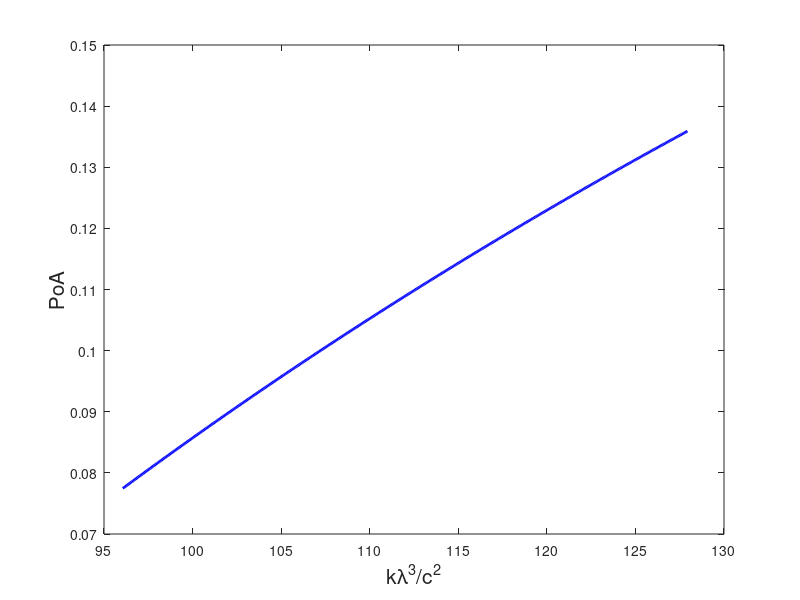

Write the MATLAB code that produced this figure. (Note: this script raises an error after producing the figure.)
%%%%%%%%%%%%%%%%%%%%%%%%%%%%%%%%%%%%%%%%%%
%%%%%%% ceil NE self-optimization %%%%%%%
%%%%%%%            PoA             %%%%%%%
%%%%%%%%%%%%%%%%%%%%%%%%%%%%%%%%%%%%%%%%%%

clear
lambda = 4;
mu = 4;
rho = lambda / mu;
k = 0.1 : .1 : 300;
c = 10;
count  = 0;

v1 = zeros(1, length(k));
v2 = zeros(1, length(k));
x1 = zeros(1, length(k));
x2 = zeros(1, length(k));

for i = 1 : length(k)
    if rho == 1
        x_opt = (2.*k(i).*lambda^3./c^2).^(1/4) - 1;
        x1(i) = floor(x_opt);
        x2(i) = ceil(x_opt);
        v1(i) = (x1(i)+1).^3 .*(x1(i)+2)./2;
        v2(i) = x2(i).*(x2(i)+1).^3./2;
    else
        myfun1 = @(x) (k(i).*lambda.^3.*(1-rho).^3./(c.^2.*rho.^3)).*(1 + 1./(rho.^(x+1)-1)).^2 + (rho.^(x+1)-1)./log(rho) - x - 1;
        x_opt = fzero(myfun1, [-0.9 200]);
        x1(i) = floor(x_opt);
        x2(i) = ceil(x_opt);
        v1(i) = (1 - rho.^(x1(i)+1)).^2.*(x1(i)+1-(x1(i)+2).*rho+rho.^(x1(i)+2))./(rho.^(2.*x1(i)-1) .* (1-rho)^4);
        v2(i) = (1 - rho.^(x2(i)+1)).^2.*(x2(i) -(x2(i)+1).*rho+rho.^(x2(i)+1))./(rho.^(2.*x2(i)-1) .* (1-rho)^4);
    end
end

for j = 1 : length(v1)
    if (x1(j) == 2)
        index_start = j;
        break
    end
end

for j = 1 : length(v1)
    if (x1(j) == 3)
        index_end = j-1;
        break
    end
end

for m = index_start : index_end
    if (k(m)*lambda^3/c^2 > v2(m))
        ceil_start = m;
        break
    end
end

k_ceil = k(ceil_start : index_end);

% price of anarchy
% self-optimiation vs overall
% thrshold based discrete B
% plot pi_B, B, PoA, 

priceOfAnarchy_ceil = zeros(1, length(k_ceil));
B_g = zeros(1, length(k_ceil));
B_s = zeros(1, length(k_ceil));
piBs = zeros(1, length(k_ceil));
piBg = zeros(1, length(k_ceil));
ratio = zeros(1, length(k_ceil));

for i = 1 : length(k_ceil)
    if rho == 1
        W = 1/2;
    else
        W = rho/(1-rho) + rho/log(rho);
    end
    if k_ceil(i)*lambda^3/c^2 < W/3
%%%%%%%%%%%%% self-optimization Bs = 0 %%%%%%%%%%%%%
        T_u(1:3) = k_ceil(i) * lambda^2/c^2;
        B_s(1,i) = 0;
        piBs(1,i) = 1;
%%%%%%%%%%%%%%% overall B_g = 0 %%%%%%%%%%%%%%%%
        T_g(1:3) = k_ceil(i) * lambda^2/c^2;
        B_g(1,i) = 0;
        piBg(1,i) = 1;
        
    elseif (k_ceil(i)*lambda^3/c^2 >= W/3) && (k_ceil(i)*lambda^3/c^2 < W)
%%%%%%%%%%%%%%%% self-optimization  Bs = 0 %%%%%%%%%%%%%%
        T_u(1:3) = k_ceil(i) * lambda^2/c^2;
        B_s(1,i) = 0;
        piBs(1,i) = 1;
%%%%%%%%%%%%% overall optimization %%%%%%%%%%%%%%
        if rho == 1
            x_opt = (6*k_ceil(i)*lambda^3/c^2)^(1/4) - 1;
        else
            myfun = @(x) (3.*k_ceil(i).*lambda.^3.*(1-rho).^3./(c.^2.*rho.^3)).*(1 + 1./(rho.^(x+1)-1)).^2 + (rho.^(x+1)-1)./log(rho) - x - 1;
            x_opt = fzero(myfun, [-0.9 200]);
        end
        if x_opt < 0
            B(1) = 0;
            B(2) = 0;
            B(3) = 0;
            B_g(1,i) = 0;
            piBg(1,i) = 1;
        else
            %B = floor(x_opt):floor(x_opt)+1;
            B(1) = floor(x_opt);
            B(2) = floor(x_opt) + 1;
            B(3) = x_opt;
            %B = x_opt;
        end
        if rho ~= 1
            pi_0 = (1 - rho)./(1 - rho.^(B+1));
            pi_B = (rho.^B - rho.^(B+1))./(1 - rho.^(B+1));
            E_Q = pi_0 .* rho .* ( 1 - rho.^B)./(1-rho).^2 - B .* rho.^(B+1).*pi_0 ./ (1 - rho);
            E_Q1 = (B+1)./(rho.^(B+1) - 1) + B + 1/(1 - rho);
        else
            pi_B = 1 ./ (B+1);
            E_Q = B./ 2;
        end
        T_g  =  E_Q./lambda + k_ceil(i).*lambda^2 .* pi_B.^3 ./ c^2;
        if T_g(1) > T_g(2)
            B_g(1,i) = B(1);
            piBg(1,i) = pi_B(1);
        else
            B_g(1,i) = B(2);
            piBg(1,i) = pi_B(2);
        end
        
    else
 %%%%%%%%%%%%% self-optimization %%%%%%%%%%%%%%
        if rho == 1
            x_opt = (2*k_ceil(i)*lambda^3/c^2)^(1/4) - 1;
        else
            myfun1 = @(x) (k_ceil(i).*lambda.^3.*(1-rho).^3./(c.^2.*rho.^3)).*(1 + 1./(rho.^(x+1)-1)).^2 + (rho.^(x+1)-1)./log(rho) - x - 1;
            x_opt = fzero(myfun1, [-0.9 200]);
        end
        if x_opt < 0
            Bs(1) = 0;
            Bs(2) = 0;
            Bs(3) = 0;
            B_s(1,i) = 0;
            piBs(1,i) = 1;
        else
            %Bs = floor(x_opt):floor(x_opt)+1;
            %Bs = x_opt;
            Bs(1) = floor(x_opt);
            Bs(2) = floor(x_opt) + 1;
            Bs(3) = x_opt;
        end
        if rho ~= 1
            pi_0s = (1 - rho)./(1 - rho.^(Bs+1));
            pi_Bs = (rho.^Bs - rho.^(Bs+1))./(1 - rho.^(Bs+1));
            E_Qs = pi_0s .* rho .* ( 1 - rho.^Bs)./(1-rho).^2 - Bs .* rho.^(Bs+1).*pi_0s ./ (1 - rho);
            E_Q1 = (Bs + 1)./(rho.^(Bs+1) - 1) + Bs + 1/(1 - rho);
        else
            pi_Bs = 1 ./ (Bs+1);
            E_Qs = Bs./ 2;
        end
        T_u  =  E_Qs./lambda + k_ceil(i).*lambda^2 .* pi_Bs.^3 ./ c^2;

        
%%%%%%%%%%%%% overall optimization%%%%%%%%%%%%%
        if rho == 1
            x_opt = (6*k_ceil(i)*lambda^3/c^2)^(1/4) - 1;
        else
            myfun2 = @(x) (3.*k_ceil(i).*lambda.^3.*(1-rho).^3./(c.^2.*rho.^3)).*(1 + 1./(rho.^(x+1)-1)).^2 + (rho.^(x+1)-1)./log(rho) - x - 1;
            x_opt = fzero(myfun2, [-0.9 200]);
        end
        if x_opt < 0
            B(1) = 0;
            B(2) = 0;
            B(3) = 0;
            B_g(1,i) = 0;
            piBg(1,i) = 1;
        else
            B(1) = floor(x_opt);
            B(2) = floor(x_opt) + 1;
            B(3) = x_opt;
            %B = floor(x_opt):floor(x_opt)+1;
            %B = x_opt;
        end
        if rho ~= 1
            pi_0 = (1 - rho)./(1 - rho.^(B+1));
            pi_B = (rho.^B - rho.^(B+1))./(1 - rho.^(B+1));
            E_Q = pi_0 .* rho .* ( 1 - rho.^B)./(1-rho).^2 - B .* rho.^(B+1).*pi_0 ./ (1 - rho);
            E_Q1 = (B+1)./(rho.^(B+1) - 1) + B + 1/(1 - rho);
        else
            pi_B = 1 ./ (B+1);
            E_Q = B./ 2;
        end
        T_g  =  E_Q./lambda + k_ceil(i).*lambda^2 .* pi_B.^3 ./ c^2;
    end
    
%%%%%%%%%%%% price of anarchy - floor NE %%%%%%%%%%%%%%%%%
%%% 1-floor, 2-ceil, 3-continuous
    priceOfAnarchy_ceil(i) = 1 - min(T_g(1:2))/(min(T_u(2)));
    ratio(i) = T_u(1) / T_u(2);
end

figure(22322)
plot(k_ceil.*lambda^3./c^2, priceOfAnarchy_ceil, 'b','LineWidth',2,'MarkerSize',2)
xlabel('k\lambda^3/c^2','FontSize', 15)
ylabel('PoA','FontSize', 15)
title('PoA (Ceiling NE): \rho = ' + string(rho) + ', c = ' + string(c), 'FontSize', 15)

